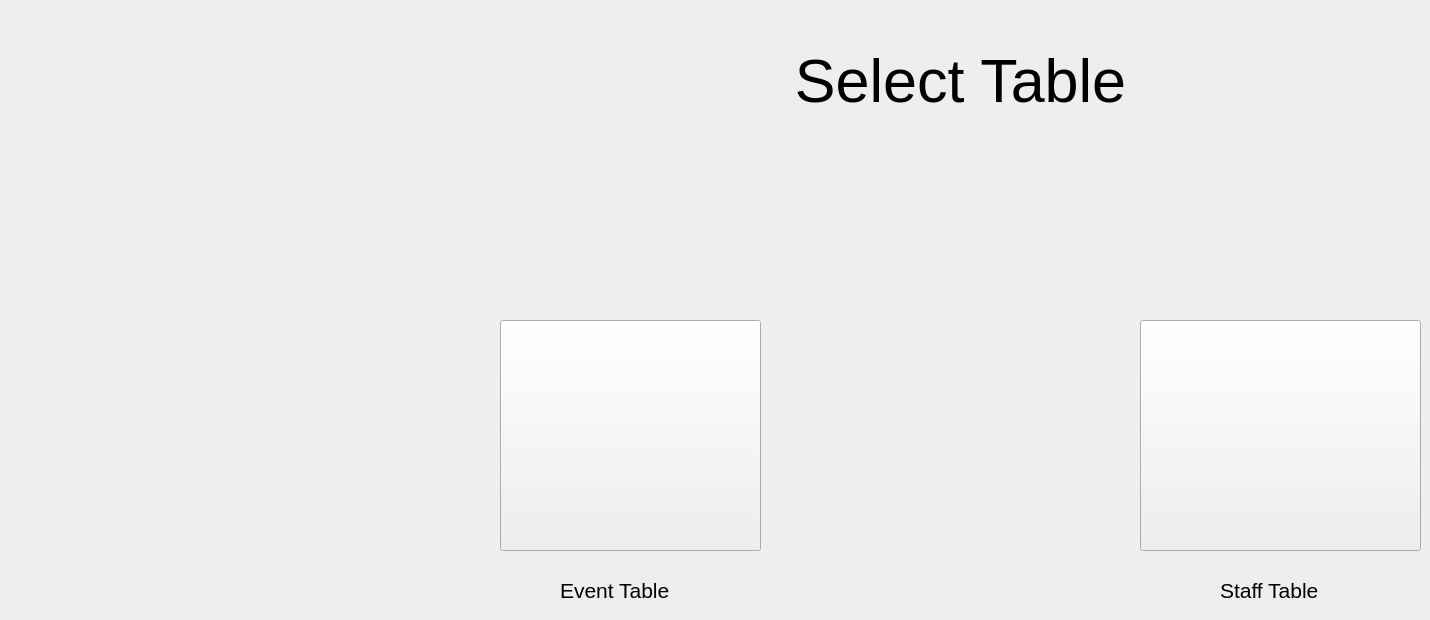
    <widget class="QWidget" name="afterloginforSTAFF">
     <widget class="QLabel" name="label_34">
      <property name="geometry">
       <rect>
        <x>700</x>
        <y>30</y>
        <width>521</width>
        <height>101</height>
       </rect>
      </property>
      <property name="font">
       <font>
        <pointsize>46</pointsize>
       </font>
      </property>
      <property name="styleSheet">
       <string notr="true">background-color: rgb(128, 128, 128, 0.01);</string>
      </property>
      <property name="text">
       <string>Select Table</string>
      </property>
      <property name="alignment">
       <set>Qt::AlignCenter</set>
      </property>
     </widget>
     <widget class="QPushButton" name="staff_login_eventbutton">
      <property name="geometry">
       <rect>
        <x>500</x>
        <y>320</y>
        <width>261</width>
        <height>231</height>
       </rect>
      </property>
      <property name="styleSheet">
       <string notr="true">border-image: url(:/concert.png);</string>
      </property>
      <property name="text">
       <string/>
      </property>
     </widget>
     <widget class="QPushButton" name="staff_login_staffbutton">
      <property name="geometry">
       <rect>
        <x>1140</x>
        <y>320</y>
        <width>281</width>
        <height>231</height>
       </rect>
      </property>
      <property name="styleSheet">
       <string notr="true">
border-image: url(:/staff.png);</string>
      </property>
      <property name="text">
       <string/>
      </property>
     </widget>
     <widget class="QLabel" name="label_7">
      <property name="geometry">
       <rect>
        <x>560</x>
        <y>570</y>
        <width>141</width>
        <height>41</height>
       </rect>
      </property>
      <property name="font">
       <font>
        <pointsize>16</pointsize>
       </font>
      </property>
      <property name="styleSheet">
       <string notr="true">background-color: rgb(128, 128, 128, 0.01);</string>
      </property>
      <property name="text">
       <string>Event Table</string>
      </property>
     </widget>
     <widget class="QLabel" name="label_35">
      <property name="geometry">
       <rect>
        <x>1220</x>
        <y>570</y>
        <width>141</width>
        <height>41</height>
       </rect>
      </property>
      <property name="font">
       <font>
        <pointsize>16</pointsize>
       </font>
      </property>
      <property name="styleSheet">
       <string notr="true">background-color: rgb(128, 128, 128, 0.01);</string>
      </property>
      <property name="text">
       <string>Staff Table</string>
      </property>
     </widget>
    </widget>
